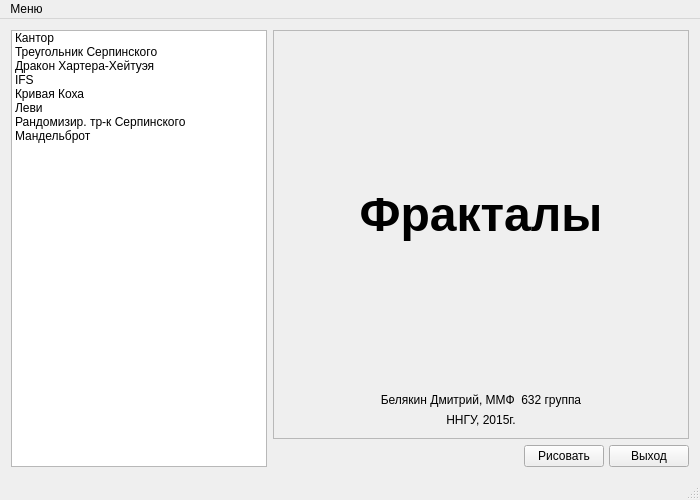
<?xml version="1.0" encoding="UTF-8"?>
<ui version="4.0">
 <class>MainWindow</class>
 <widget class="QMainWindow" name="MainWindow">
  <property name="geometry">
   <rect>
    <x>0</x>
    <y>0</y>
    <width>700</width>
    <height>500</height>
   </rect>
  </property>
  <property name="minimumSize">
   <size>
    <width>700</width>
    <height>500</height>
   </size>
  </property>
  <property name="windowTitle">
   <string>Fractals</string>
  </property>
  <widget class="QWidget" name="centralWidget">
   <layout class="QGridLayout" name="gridLayout">
    <item row="0" column="0">
     <widget class="QListWidget" name="fractalsList">
      <property name="sizePolicy">
       <sizepolicy hsizetype="Fixed" vsizetype="Expanding">
        <horstretch>0</horstretch>
        <verstretch>0</verstretch>
       </sizepolicy>
      </property>
      <item>
       <property name="text">
        <string>Кантор</string>
       </property>
      </item>
      <item>
       <property name="text">
        <string>Треугольник Серпинского</string>
       </property>
      </item>
      <item>
       <property name="text">
        <string>Дракон Хартера-Хейтуэя</string>
       </property>
      </item>
      <item>
       <property name="text">
        <string>IFS</string>
       </property>
      </item>
      <item>
       <property name="text">
        <string>Кривая Коха</string>
       </property>
      </item>
      <item>
       <property name="text">
        <string>Леви</string>
       </property>
      </item>
      <item>
       <property name="text">
        <string>Рандомизир. тр-к Серпинского</string>
       </property>
      </item>
      <item>
       <property name="text">
        <string>Мандельброт</string>
       </property>
      </item>
     </widget>
    </item>
    <item row="0" column="1">
     <layout class="QVBoxLayout" name="verticalLayout">
      <item>
       <widget class="QScrollArea" name="scrollArea">
        <property name="sizePolicy">
         <sizepolicy hsizetype="Expanding" vsizetype="Expanding">
          <horstretch>0</horstretch>
          <verstretch>0</verstretch>
         </sizepolicy>
        </property>
        <property name="verticalScrollBarPolicy">
         <enum>Qt::ScrollBarAsNeeded</enum>
        </property>
        <property name="sizeAdjustPolicy">
         <enum>QAbstractScrollArea::AdjustToContents</enum>
        </property>
        <property name="widgetResizable">
         <bool>true</bool>
        </property>
        <property name="alignment">
         <set>Qt::AlignCenter</set>
        </property>
        <widget class="QWidget" name="drawingSpace">
         <property name="geometry">
          <rect>
           <x>0</x>
           <y>0</y>
           <width>416</width>
           <height>397</height>
          </rect>
         </property>
         <layout class="QVBoxLayout" name="verticalLayout_3">
          <item>
           <widget class="QLabel" name="label">
            <property name="text">
             <string>&lt;html&gt;&lt;head/&gt;&lt;body&gt;&lt;p&gt;&lt;span style=&quot; font-size:36pt; font-weight:600;&quot;&gt;Фракталы&lt;/span&gt;&lt;/p&gt;&lt;/body&gt;&lt;/html&gt;</string>
            </property>
            <property name="alignment">
             <set>Qt::AlignCenter</set>
            </property>
           </widget>
          </item>
          <item>
           <widget class="QLabel" name="label_2">
            <property name="sizePolicy">
             <sizepolicy hsizetype="Preferred" vsizetype="Fixed">
              <horstretch>0</horstretch>
              <verstretch>0</verstretch>
             </sizepolicy>
            </property>
            <property name="text">
             <string>Белякин Дмитрий, ММФ  632 группа</string>
            </property>
            <property name="alignment">
             <set>Qt::AlignBottom|Qt::AlignHCenter</set>
            </property>
           </widget>
          </item>
          <item>
           <widget class="QLabel" name="label_3">
            <property name="sizePolicy">
             <sizepolicy hsizetype="Preferred" vsizetype="Fixed">
              <horstretch>0</horstretch>
              <verstretch>0</verstretch>
             </sizepolicy>
            </property>
            <property name="text">
             <string>&lt;html&gt;&lt;head/&gt;&lt;body&gt;&lt;p&gt;&lt;span style=&quot; font-size:9pt;&quot;&gt;ННГУ, 2015г.&lt;/span&gt;&lt;/p&gt;&lt;/body&gt;&lt;/html&gt;</string>
            </property>
            <property name="alignment">
             <set>Qt::AlignBottom|Qt::AlignHCenter</set>
            </property>
           </widget>
          </item>
         </layout>
        </widget>
       </widget>
      </item>
      <item>
       <layout class="QHBoxLayout" name="horizontalLayout">
        <property name="spacing">
         <number>5</number>
        </property>
        <property name="sizeConstraint">
         <enum>QLayout::SetDefaultConstraint</enum>
        </property>
        <item>
         <spacer name="horizontalSpacer">
          <property name="orientation">
           <enum>Qt::Horizontal</enum>
          </property>
          <property name="sizeHint" stdset="0">
           <size>
            <width>40</width>
            <height>20</height>
           </size>
          </property>
         </spacer>
        </item>
        <item>
         <widget class="QPushButton" name="drawButton">
          <property name="text">
           <string>Рисовать</string>
          </property>
         </widget>
        </item>
        <item>
         <widget class="QPushButton" name="exitButton">
          <property name="text">
           <string>Выход</string>
          </property>
         </widget>
        </item>
       </layout>
      </item>
     </layout>
    </item>
   </layout>
  </widget>
  <widget class="QMenuBar" name="menuBar">
   <property name="geometry">
    <rect>
     <x>0</x>
     <y>0</y>
     <width>700</width>
     <height>25</height>
    </rect>
   </property>
   <widget class="QMenu" name="menu">
    <property name="title">
     <string>Меню</string>
    </property>
    <addaction name="action"/>
   </widget>
   <addaction name="menu"/>
  </widget>
  <widget class="QStatusBar" name="statusBar"/>
  <action name="action">
   <property name="icon">
    <iconset theme="application-exit">
     <normaloff/>
    </iconset>
   </property>
   <property name="text">
    <string>Выход</string>
   </property>
   <property name="shortcut">
    <string>Ctrl+W</string>
   </property>
  </action>
 </widget>
 <layoutdefault spacing="6" margin="11"/>
 <resources/>
 <connections>
  <connection>
   <sender>exitButton</sender>
   <signal>clicked()</signal>
   <receiver>MainWindow</receiver>
   <slot>close()</slot>
   <hints>
    <hint type="sourcelabel">
     <x>613</x>
     <y>354</y>
    </hint>
    <hint type="destinationlabel">
     <x>333</x>
     <y>227</y>
    </hint>
   </hints>
  </connection>
  <connection>
   <sender>action</sender>
   <signal>triggered()</signal>
   <receiver>MainWindow</receiver>
   <slot>close()</slot>
   <hints>
    <hint type="sourcelabel">
     <x>-1</x>
     <y>-1</y>
    </hint>
    <hint type="destinationlabel">
     <x>333</x>
     <y>227</y>
    </hint>
   </hints>
  </connection>
 </connections>
</ui>
